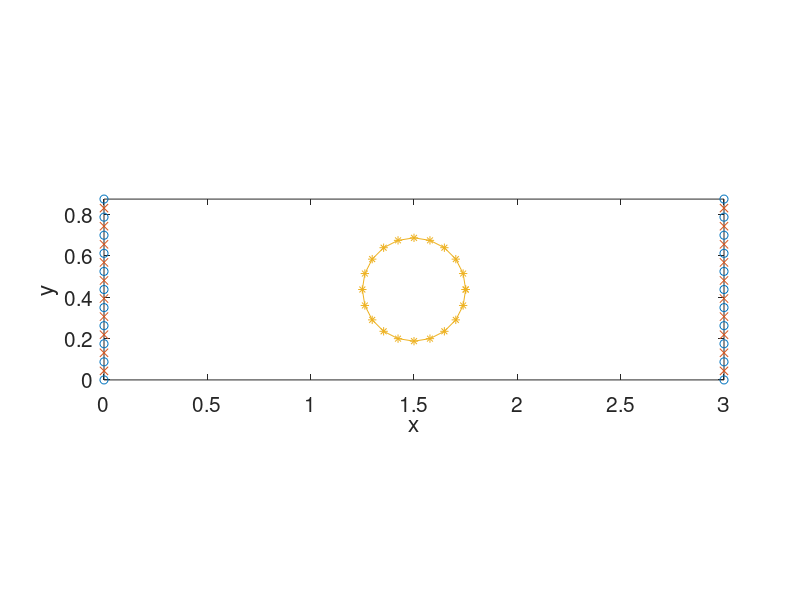

This figure's MATLAB source:
%function geometry
%%%%%%%%%%%%%%%%%%%%%%%%%%%%%%%%%%%%%%%%%%
%Set-up the geometry and discretization
%%%%%%%%%%%%%%%%%%%%%%%%%%%%%%%%%%%%%%%%%%

clear all
close all

nHalfCylinder = 3;
radiusCylinder = .25;
ySpace = 1.5*radiusCylinder;
xSpace = 1.5*radiusCylinder;

N  = 10;
nElmCyl = 20;

%Discretize the inlet and the outlet

xin1 = 0;
yin1 = 0;

xin2 = xin1;
yin2 = yin1 + ySpace + 2*radiusCylinder;

deltax = (xin2-xin1)/N;
deltay = (yin2-yin1)/N;

xe(1) = xin1;
ye(1) = yin1;

for i=2:N+1
    xe(i) = xe(i-1)+deltax;
    ye(i) = ye(i-1)+deltay;
end

for i=1:N
    xm(i) = .5*(xe(i)+xe(i+1));
    ym(i) = .5*(ye(i)+ye(i+1));
end


xout1 = xin1 + nHalfCylinder*2*radiusCylinder+(nHalfCylinder+1)*xSpace;
yout1 = 0;

xout2 = xout1;
yout2 = yin2;

xe(N+2) = xout1;
ye(N+2) = yout1;

for i=2:N+1
    xe(N+1+i) = xe(N+i)+deltax;
    ye(N+1+i) = ye(N+i)+deltay;
end

for i=1:N
    xm(N+i) = .5*(xe(N+i+1)+xe(N+i+2));
    ym(N+i) = .5*(ye(N+i+1)+ye(N+i+2));
end


%Discretize the cylinder

xCenter = .5*(xout1-xin1);
yCenter = .5*(yout2-yout1);

deltat = (2*pi)/nElmCyl;
te(1) = 0;
xeCyl(1) = xCenter + radiusCylinder*cos(te(1));
yeCyl(1) = yCenter + radiusCylinder*sin(te(1));
se(1) = 0;

for i=2:nElmCyl+1
    te(i) = te(i-1)+deltat;
    xeCyl(i) = xCenter + radiusCylinder*cos(te(i));
    yeCyl(i) = yCenter + radiusCylinder*sin(te(i));
    se(i) = se(i-1)+radiusCylinder*abs(deltat);
end



%%%%%PLOT

figure(1)
hold on
plot(xe,ye,'o'); 
plot(xm,ym,'x');
plot(xeCyl,yeCyl,'-*');


xlabel('x','fontsize',13);
ylabel('y','fontsize',13);
set(gca,'fontsize',15)
axis equal
axis([0 3 0 .875])
box on


